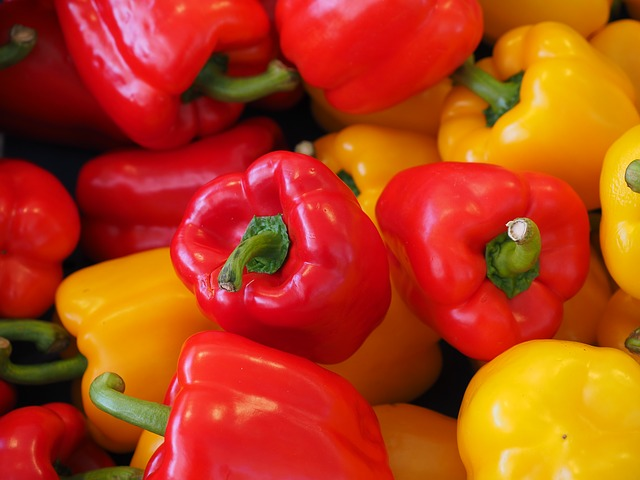
#> input picture IBM Machine Learning/4. Introduction to Unsupervised Learning/1W/peppers.jpg, 640 x 480 px, found by its file name
$ python '1W_K Means.py'
#> lines starting #> are read from the running program, lines starting #| are printed output that depends on the picture
# Force no warnings:
def warn(*args, **kwargs):
    pass
import warnings
warnings.warn = warn
warnings.filterwarnings('ignore')

# Setup and imports
import numpy as np
import pandas as pd
import seaborn as sns
import matplotlib.pyplot as plt
from sklearn.preprocessing import scale
from sklearn.cluster import KMeans
from sklearn.datasets import make_blobs
from sklearn.utils import shuffle

plt.rcParams['figure.figsize'] = [6,6]
sns.set_style('whitegrid')
sns.set_context('talk')

def display_cluster(X, km=[], num_clusters=0):
    color = 'brgcmyk'
    alpha = 0.5
    s = 20
    if num_clusters == 0:
        plt.scatter(X[:,0], X[:,1], c = color[0], alpha=alpha, s=s)
    else:
        for i in range(num_clusters):
            plt.scatter(X[km.labels_ == i,0], X[km.labels_ == i, 1], c = color[i], alpha=alpha, s=s)
            plt.scatter(km.cluster_centers_[i][0], km.cluster_centers_[i][1], c = color[i], marker = 'x', s=100)

angle = np.linspace(0, 2*np.pi, 20, endpoint=False)
X = np.append([np.cos(angle)], [np.sin(angle)], 0).transpose()
display_cluster(X)

num_clusters = 2
km = KMeans(n_clusters=num_clusters, random_state=10, n_init=1)
km.fit(X)
display_cluster(X, km, num_clusters)
# plt.show()

# Determining Optimium number of Clusters
n_samples = 1000
n_bins = 4
centers = [(-3, -3), (0,0), (3,3), (6,6)]
X, y = make_blobs(n_samples = n_samples, n_features=2, cluster_std=1.0,
                  centers = centers, shuffle=False, random_state=42)
display_cluster(X)
# plt.show()

# run with 7 clusters
num_clusters = 7
km = KMeans(n_clusters=num_clusters)
km.fit(X)
display_cluster(X, km, num_clusters)
# plt.show()

inertia = []
list_num_clusters = list(range(1,11))
for num_clusters in list_num_clusters:
    km = KMeans(n_clusters=num_clusters)
    km.fit(X)
    inertia.append(km.inertia_)
plt.plot(list_num_clusters, inertia)
plt.scatter(list_num_clusters, inertia)
plt.xlabel('Number of Clusters')
plt.ylabel('Inertia')
# plt.show()

#Clustering Colors from an Image
img = plt.imread('peppers.jpg', format='jpeg')
#> img is the input picture: shape (480, 640, 3); mean R, G, B 180.2, 64, 21.1
plt.imshow(img)
plt.axis('off')

R = 35
G = 95
B = 131
plt.imshow([[np.array([R,G,B]).astype('uint8')]])
plt.axis('off')
plt.show()
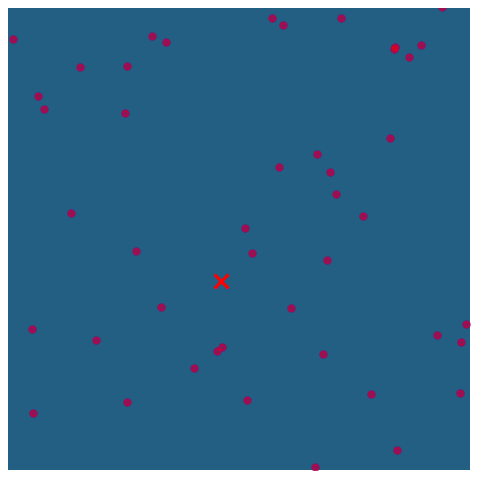
#> figure drawn by matplotlib, 1 panel
